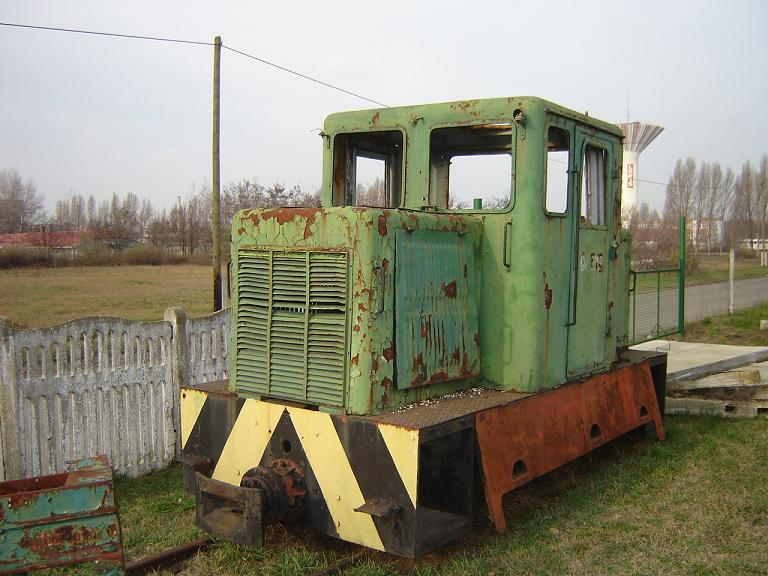
#> input picture assets/source/c50-regenerated-2026-10-07/reference-gv319.jpg, 768 x 576 px; its folder holds only this picture in this run
$ python -i match.py   (imports and definitions only)
#> lines starting #> are read from the running program, lines starting #| are printed output that depends on the picture; after the words box and inside, x2 and y2 are one past the last pixel; in counts of white or black regions, pixels touching at a corner belong together
import numpy as np, cv2, glob, json
from scipy import ndimage as ndi
def vmask(p):
    im=cv2.imread(p)[...,::-1].astype(np.float32)
    bg=np.median(np.concatenate([im[:20].reshape(-1,3),im[-20:].reshape(-1,3)]),0)
#> bg = [200, 201.5, 191]
    # local bg: blur of border-ish pixels is overkill; use global bg with generous threshold
    d=np.sqrt(((im-bg)**2).sum(-1))
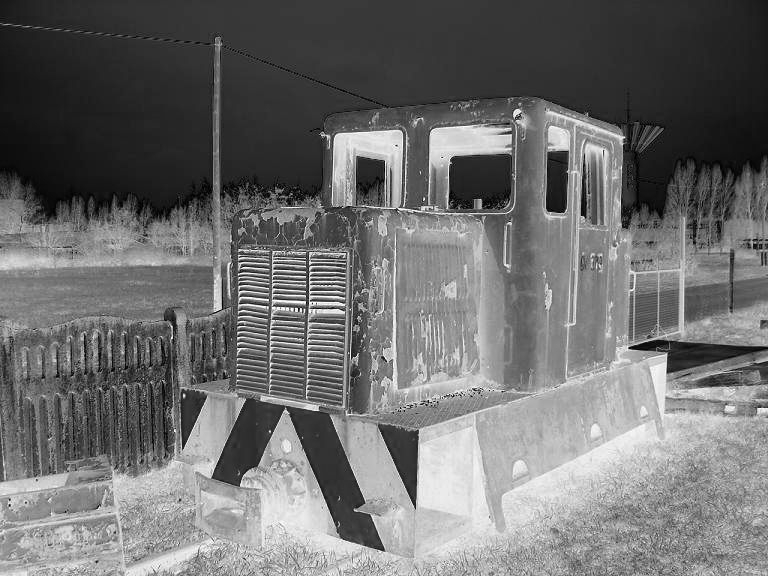
#> d: shape (576, 768) float32; min 0.5, max 342.2, mean 149.3; drawn with min black and max white
    m=d>45
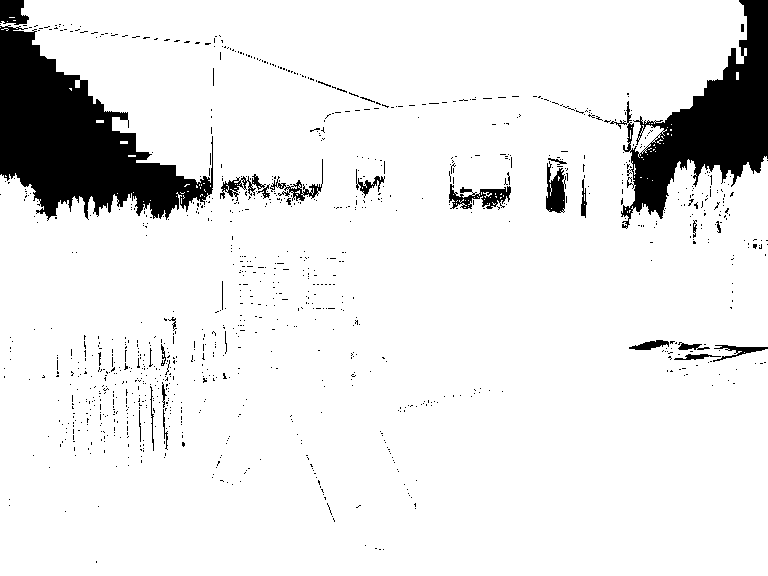
#> m: shape (576, 768) bool; 90.9% white; 1060 black regions (1030 under 20 px), largest, box (x1, y1, x2, y2) and area: (0, 25, 213, 221) 19645, (610, 0, 768, 229) 13184, (449, 184, 511, 209) 743
    m=ndi.binary_opening(m,iterations=1)
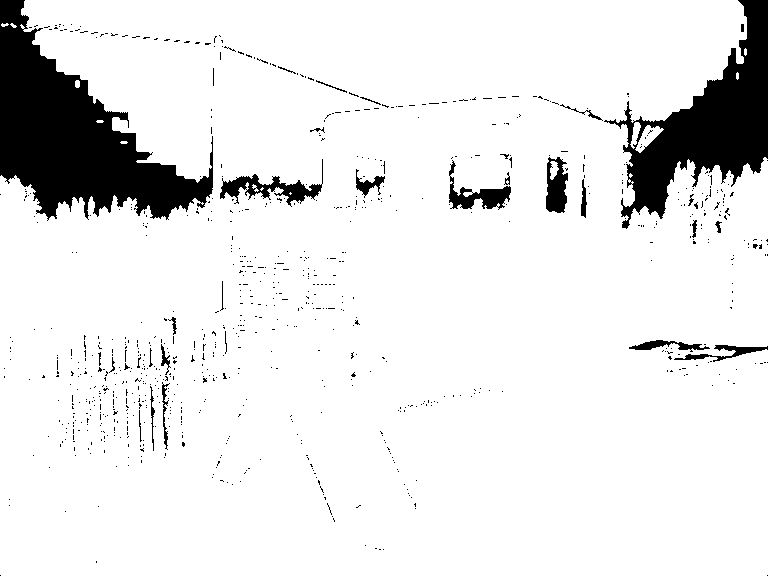
#> m: shape (576, 768) bool; 90.5% white; 845 black regions (816 under 20 px), largest, box (x1, y1, x2, y2) and area: (0, 0, 213, 221) 20718, (604, 0, 768, 229) 13666, (220, 159, 323, 207) 1353
    lab,n=ndi.label(m)
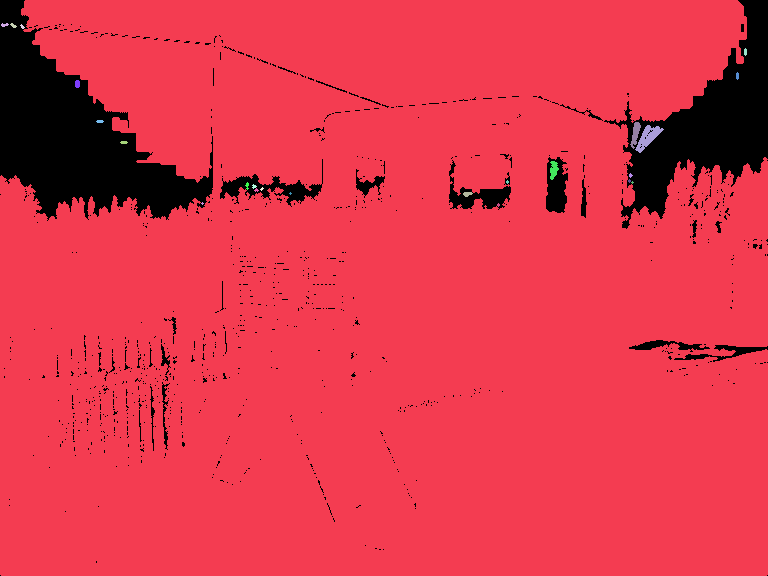
#> lab: shape (576, 768) int32; 25 distinct labels, from 0 to 24; one colour per label, 0 black
#> n = 24
    if n==0: return im,m
    sz=ndi.sum(m,lab,range(1,n+1)); m=lab==(1+int(np.argmax(sz)))
#> after `sz = ndi.sum(m, lab, range(1, n + 1))`: sz = 24 values, max 399311 at index 0, min 5 at index 15, mean 16675.6
#> after `m = lab == 1 + int(np.argmax(sz))`:
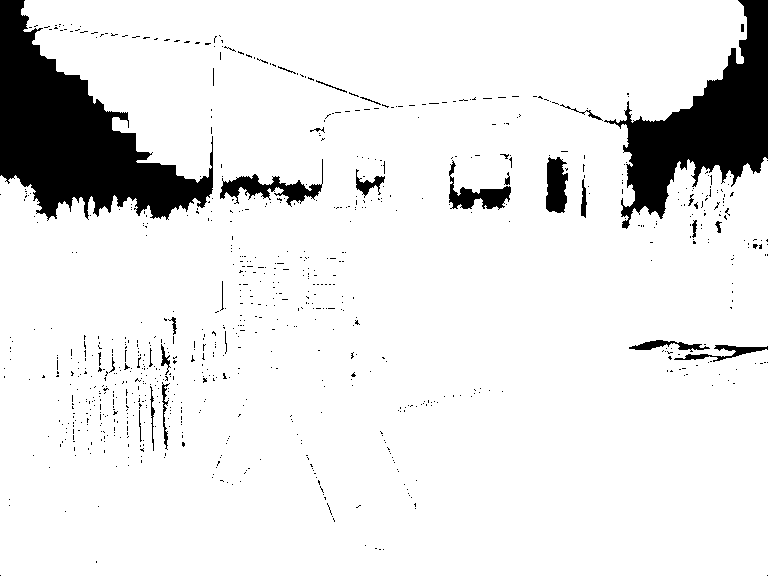
#> m: shape (576, 768) bool; 90.3% white; 840 black regions (811 under 20 px), largest, box (x1, y1, x2, y2) and area: (0, 0, 213, 221) 20852, (604, 0, 768, 229) 14227, (220, 159, 323, 207) 1409
    m=ndi.binary_fill_holes(ndi.binary_closing(m,iterations=2))
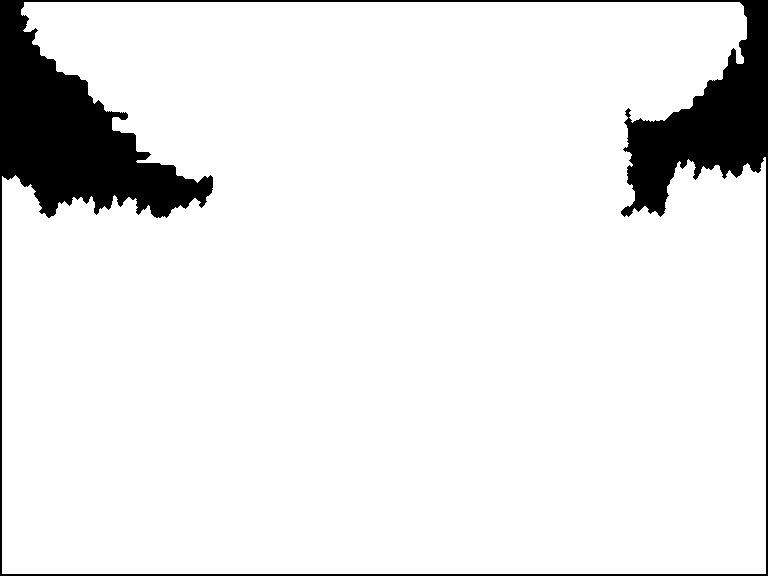
#> m: shape (576, 768) bool; 91.2% white; 1 black region, box (x1, y1, x2, y2) and area: (0, 0, 768, 576) 38968
    return im,m
sil=[]
# [3 lines not run here, left out]
def bbox(m):
    ys,xs=np.where(m); return xs.min(),ys.min(),xs.max()+1,ys.max()+1
sb=[bbox(s) for s in sil]
def crop_to_canvas(m,S,box):
    x0,y0,x1,y1=box
    c=m[y0:y1,x0:x1].astype(np.uint8)
    w=max(1,round((x1-x0)*S)); h=max(1,round((y1-y0)*S))
    return cv2.resize(c,(w,h),interpolation=cv2.INTER_AREA)>0.5
def iou_at(vm,sm,sbox):
    # align bbox centres
    H,W=sm.shape
    cx=(sbox[0]+sbox[2])/2; cy=(sbox[1]+sbox[3])/2
    h,w=vm.shape
    x0=int(round(cx-w/2)); y0=int(round(cy-h/2))
    canvas=np.zeros_like(sm)
    xs0,ys0=max(x0,0),max(y0,0); xs1,ys1=min(x0+w,W),min(y0+h,H)
    if xs1<=xs0 or ys1<=ys0: return 0
    canvas[ys0:ys1,xs0:xs1]=vm[ys0-y0:ys1-y0,xs0-x0:xs1-x0]
    i=(canvas&sm).sum(); u=(canvas|sm).sum()
    return i/u
files=sorted(glob.glob('vf/*.png'))[::3]
masks=[vmask(p)[1] for p in files]
boxes=[bbox(m) for m in masks]
best_S=None
# [13 lines not run here, left out]

>>> result = vmask('../../assets/source/c50-regenerated-2026-10-07/reference-gv319.jpg')
